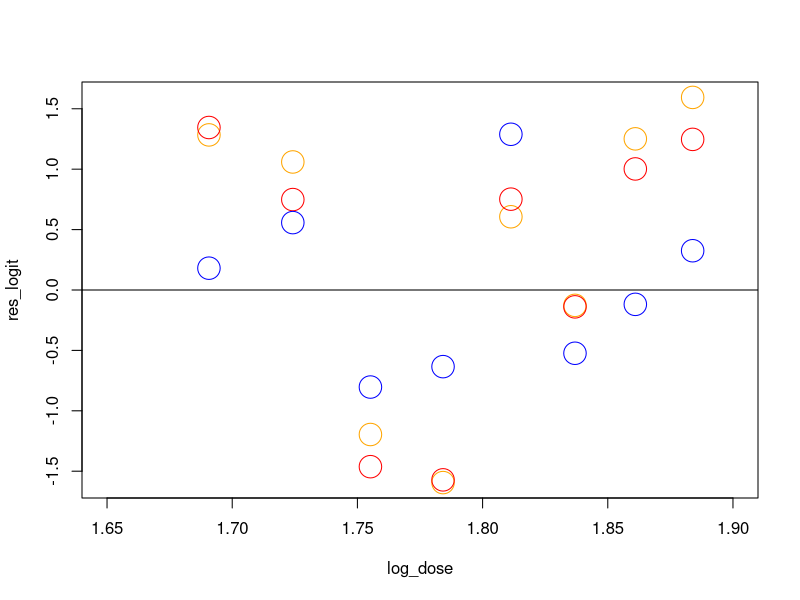
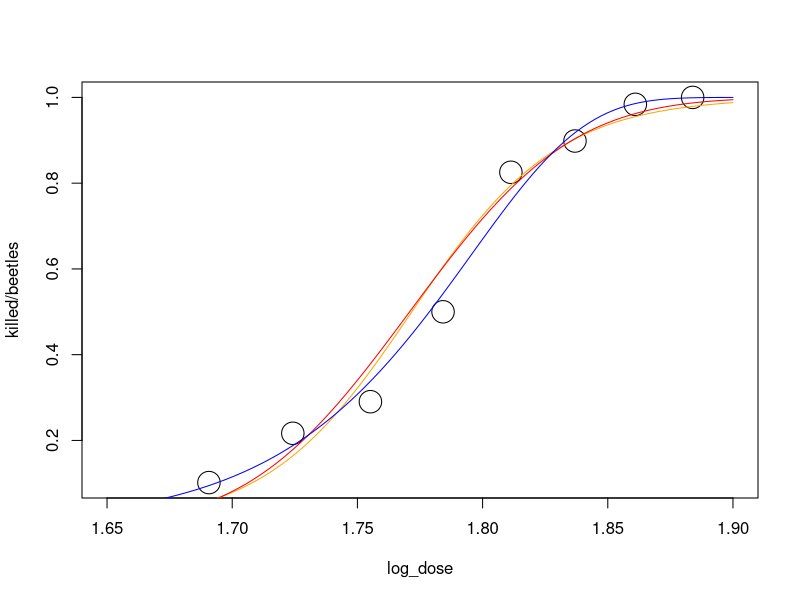
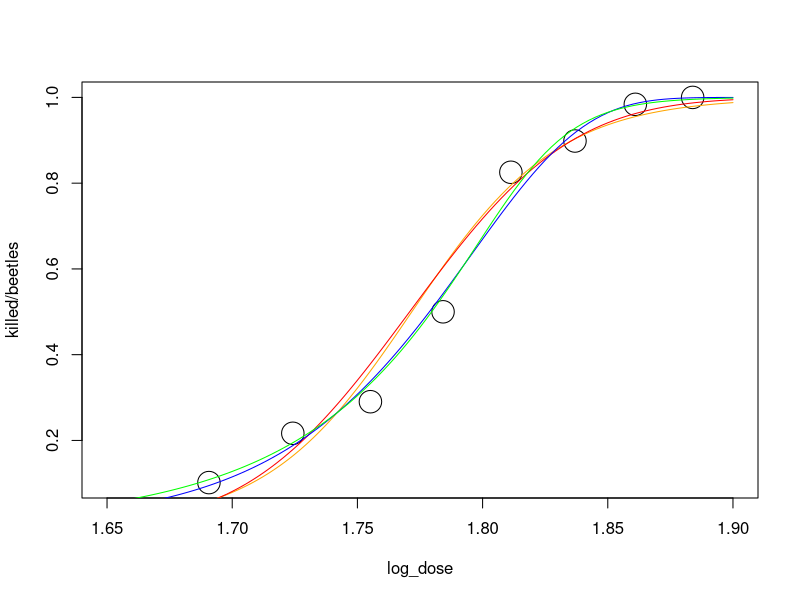

Generate these figures, in order, with R:
log_dose <- c(1.6907, 1.7242, 1.7552, 1.7842, 1.8113, 1.8369, 1.8610, 1.8839)
beetles <- c(59, 60, 62, 56, 63, 59, 62, 60) #m
killed <- c(6, 13, 18, 28, 52, 53, 61, 60) #y

#1a
# ?glm
# ?binomial
logit_fit = glm(cbind(killed, beetles-killed)~log_dose, family=binomial(link="logit"))
summary(logit_fit)
probit_fit = glm(cbind(killed, beetles-killed)~log_dose, family=binomial(link="probit"))
summary(probit_fit)
cloglog_fit = glm(cbind(killed, beetles-killed)~log_dose, family=binomial(link="cloglog"))
summary(cloglog_fit)

res_logit = residuals(logit_fit, "deviance")
res_probit = residuals(probit_fit, "deviance")
res_cloglog = residuals(cloglog_fit, "deviance")

plot(log_dose, res_logit, col="orange", xlim=c(1.65, 1.9), cex=3)
points(log_dose, res_probit, col="red", cex=3)
points(log_dose, res_cloglog, col="blue", cex=3)
abline(h=0)

inv_logit <- function(x, beta_0, beta_1){
    return(exp(beta_0 + beta_1*x) / (1 + exp(beta_0 + beta_1*x)))
}
inv_probit <- function(x, beta_0, beta_1){
    return(pnorm(beta_0 + beta_1*x))
}
inv_cloglog <- function(x, beta_0, beta_1){
    return(1-exp(-exp(beta_0 + beta_1*x)))
}
# grid = seq(1.65, 1.9, 0.005)
plot(log_dose, killed/beetles, xlim=c(1.65, 1.9), cex=3)
curve(inv_logit(x, logit_fit$coefficients[1], logit_fit$coefficients[2]), add=T, col="orange")
curve(inv_probit(x, probit_fit$coefficients[1], probit_fit$coefficients[2]), add=T, col="red")
curve(inv_cloglog(x, cloglog_fit$coefficients[1], cloglog_fit$coefficients[2]), add=T, col="blue")


#1c: alpha-power logit link
pll_beta0 = -113.625
pll_beta1 = 62.5
pll_alpha = 0.279

pll_inv <- function(x, beta_0, beta_1, alpha){
    nu = beta_0 + beta_1*x
    return(exp(alpha*nu)/((1+exp(nu))^alpha))
}
(pll_fit = pll_inv(log_dose, pll_beta0, pll_beta1, pll_alpha))
plot(log_dose, killed/beetles, xlim=c(1.65, 1.9), cex=3)
curve(inv_logit(x, logit_fit$coefficients[1], logit_fit$coefficients[2]), add=T, col="orange")
curve(inv_probit(x, probit_fit$coefficients[1], probit_fit$coefficients[2]), add=T, col="red")
curve(inv_cloglog(x, cloglog_fit$coefficients[1], cloglog_fit$coefficients[2]), add=T, col="blue")
curve(pll_inv(x, pll_beta0, pll_beta1, pll_alpha), add=T, col="green")

pll_dev_res <- function(m, y, fitted_pi){
    red_theta = log(fitted_pi/(1-fitted_pi))
    full_theta = log(y/(m-y))
    d = 2*(y*(full_theta - red_theta) + m*log((1+exp(red_theta))/(1+exp(full_theta))))
    sign = ifelse((y/m - fitted_pi)>0, +1, -1)
    return(sign*sqrt(d))
}
#debug
# pll_dev_res(beetles, killed, logit_fit$fitted.values)
# (res_logit = residuals(logit_fit, "deviance"))

#pll dev.resid
pll_dev_res(beetles, killed, pll_fit) #cause m=y for last point, it gives NaN


# 1d. AIC / BIC
pll_log_lik = 0
for(i in 1:8){
    pll_log_lik = pll_log_lik + dbinom(killed[i],beetles[i],pll_fit[i], log=TRUE)
}
(pll_log_lik)

pll_num_param = 3
(pll_AIC = -2*pll_log_lik + 2*pll_num_param)
(pll_BIC = -2*pll_log_lik + pll_num_param * log(8))

AIC(logit_fit)
BIC(logit_fit)
AIC(probit_fit)
BIC(probit_fit)
AIC(cloglog_fit)
BIC(cloglog_fit)
